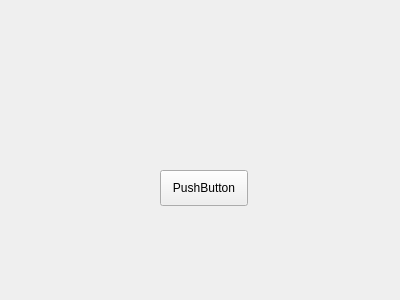
<?xml version="1.0" encoding="UTF-8"?>
<ui version="4.0">
 <class>MainWindow</class>
 <widget class="QMainWindow" name="MainWindow">
  <property name="geometry">
   <rect>
    <x>0</x>
    <y>0</y>
    <width>400</width>
    <height>300</height>
   </rect>
  </property>
  <property name="windowTitle">
   <string>MainWindow</string>
  </property>
  <widget class="QWidget" name="centralWidget">
   <widget class="QPushButton" name="pushButton">
    <property name="geometry">
     <rect>
      <x>160</x>
      <y>170</y>
      <width>88</width>
      <height>36</height>
     </rect>
    </property>
    <property name="text">
     <string>PushButton</string>
    </property>
   </widget>
  </widget>
 </widget>
 <layoutdefault spacing="6" margin="11"/>
 <resources/>
 <connections>
  <connection>
   <sender>pushButton</sender>
   <signal>clicked()</signal>
   <receiver>MainWindow</receiver>
   <slot>Test()</slot>
   <hints>
    <hint type="sourcelabel">
     <x>203</x>
     <y>187</y>
    </hint>
    <hint type="destinationlabel">
     <x>199</x>
     <y>149</y>
    </hint>
   </hints>
  </connection>
 </connections>
 <slots>
  <slot>Test()</slot>
 </slots>
</ui>
